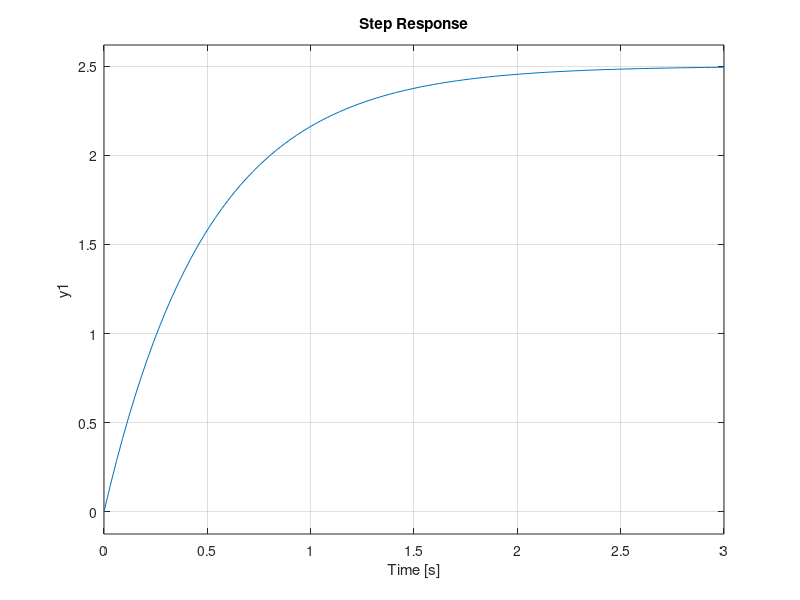
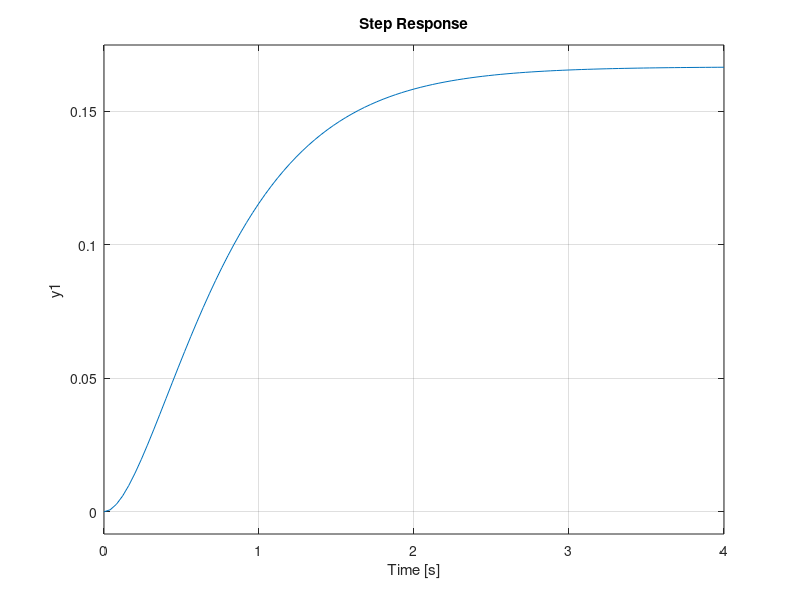
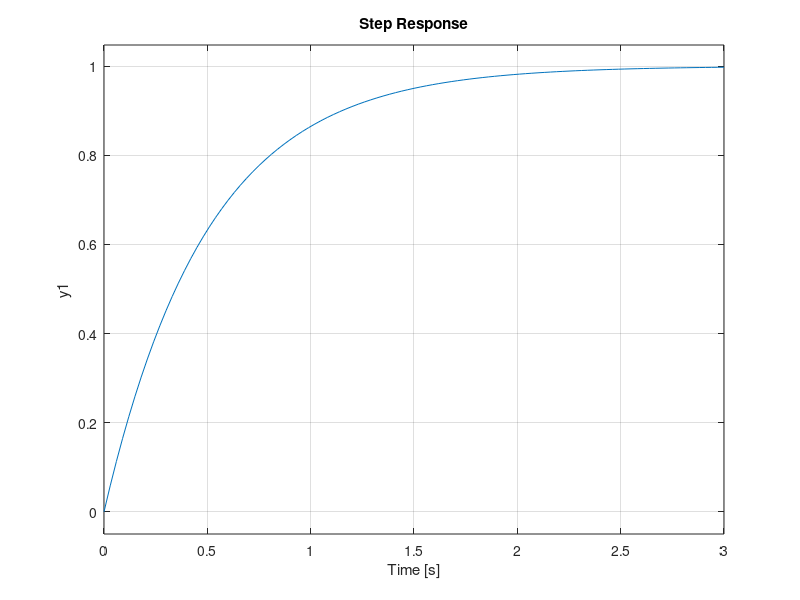
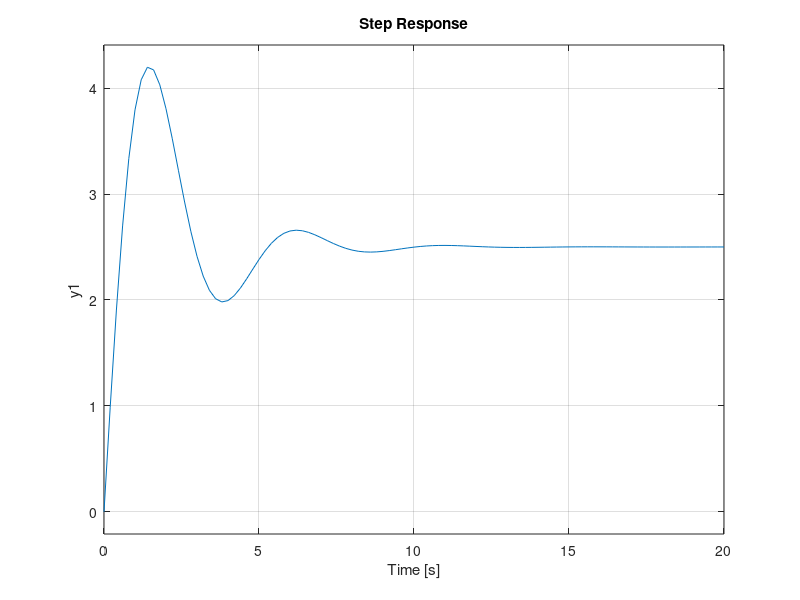

Reproduce these figures in MATLAB, in order.
clc, clear all, close all

pkg load control;

%1.1

G1= tf([5],[1 2])
z1=zero(G1)
p1=pole(G1)

tvF1 = dcgain(G1);

step(G1)

%1.2

s = tf('s')
G2 = (1)/((s+2)*(s+3))
z2=zero(G2)
p2=pole(G2)
tfF2=dcgain(G2)
figure()
step(G2)

%1.3

G3=tf([2],[1 2])
z2=zero(G3)
p2=pole(G3)
tfF2=dcgain(G3)
figure()
step(G3)

%1.4

s=tf('s')
G4=(5*(s+1))/(s^2+s+2)
z2=zero(G4)
p2=pole(G4)
tfF2=dcgain(G4)
figure()
step(G4)

%1.5

G5 = tf(conv([5],[1 2]) , conv([1 3],[1 4]))
z5 = zero(G5)
p5 = pole(G5)
tvF5 = dcgain(G5)
figure()
step(G5)

%1.6

G6 = tf(5,[1 0])
z6 = zero(G6)
p5 = pole(G6)
tvF6 = dcgain(G6)
figure()
step(G6)

%1.7

s = tf('s')
G7 = (12*(s+2))/(s*(s+4))
z7 = zero(G7)
p5 = pole(G7)
tvF7 = dcgain(G7)
figure()
step(G7)

%1.8

G8 = tf([1 0],[1 40])
z8 = zero(G8)
p8 = pole(G8)
tvF8 = dcgain(G8)
figure()
step(G8)
grid
